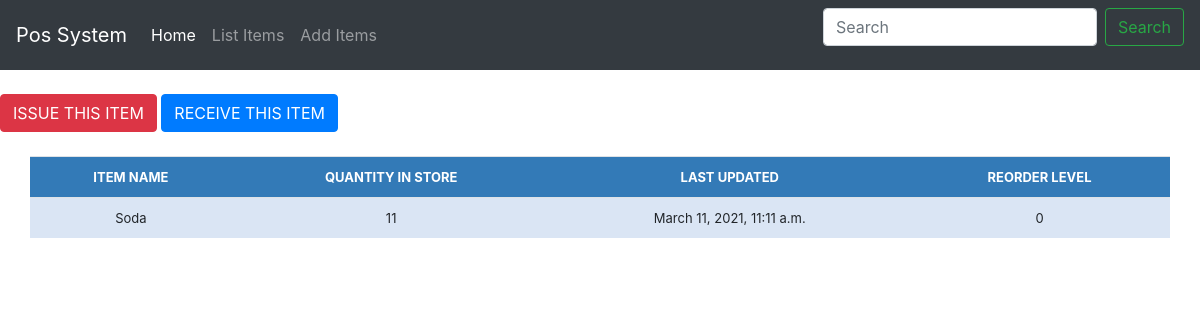
/stock_detail/2/, run on the app's committed database.
### Management/models.py (models this page shows, shortened)
class Stock(models.Model):
	category = models.category = models.ForeignKey(Category, on_delete=models.CASCADE)
	item_name = models.CharField(max_length=50, blank=False, null=True)
	quantity = models.IntegerField(default='0', blank=False, null=True)
	receive_quantity = models.IntegerField(default='0', blank=True, null=True)
	receive_by = models.CharField(max_length=50, blank=True, null=True)
	issue_quantity = models.IntegerField(default='0', blank=True, null=True)
	issue_by = models.CharField(max_length=50, blank=True, null=True)
	issue_to = models.CharField(max_length=50, blank=True, null=True)
	phone_number = models.CharField(max_length=50, blank=True, null=True)
	created_by = models.CharField(max_length=50, blank=True, null=True)
	reorder_level = models.IntegerField(default='0', blank=True, null=True)
	last_updated = models.DateTimeField(auto_now_add=False, auto_now=True)
	timestamp = models.DateTimeField(auto_now_add=True, auto_now=False)
	export_to_CSV = models.BooleanField(default=False)

### Management/views.py (the view)
# urls.py: path('stock_detail/<str:pk>/', views.stock_detail, name="stock_detail"),
def stock_detail(request, pk):
	queryset = Stock.objects.get(id=pk)
	context = {
		"queryset": queryset,
	}
	return render(request, "Management/stock_detail.html", context)

### Management/templates/Management/stock_detail.html (shortened to what this page needs)
{% extends 'Management/base.html' %}
{% load static %}
{% load bootstrap4 %}
{% block content %}
<link href="{% static 'css/Management.css' %} rel="stylesheet"">
<a href="{% url 'issue_items' queryset.id %}"><div class='btn btn-danger'>ISSUE THIS ITEM</div></a>
<a href="{% url 'receive_items' queryset.id %}"><div class='btn btn-primary'>RECEIVE THIS ITEM</div></a>
        <br><br>
        <div class="display_table">
          <table class='table'>
                  <tr>
                    <th>ITEM NAME</th>
                    <th>QUANTITY IN STORE</th>
                    <th>LAST UPDATED</th>
                    <th>REORDER LEVEL</th>
                  </tr>
                  <tr>
                    <td>{{queryset.item_name}}</td>
                    <td>{{queryset.quantity}}</td>
                    <td>{{queryset.timestamp}}</td>
                    <td>{{queryset.reorder_level}}</td>
                  </tr>
          </table>
        </div>
{%endblock%}

### static/css/Management.css (style rules this page uses)
body { min-height: 75rem; }
.table { font-size: 13px; text-align: center; width: 95%; margin: auto; }
.table tr:nth-child(odd) { background: #B8CAE4 }
.table tr:nth-child(even) { background: #dae5f4 }
th { background-color: #337ab7; color: white; }

### data on the page
Stock: item_name "Soda", quantity "11", timestamp "March 11, 2021, 11:11 a.m.", reorder_level "0"
